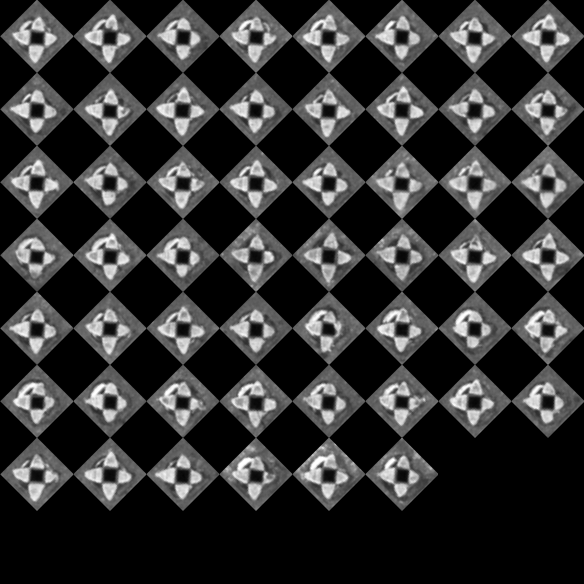
#> input picture Test/NG_merge.bmp, 584 x 584 px; its folder holds only this picture in this run
$ python -i lemon_tea.py   (imports and definitions only)   (older library calls are emulated)
#> lines starting #> are read from the running program, lines starting #| are printed output that depends on the picture
# 11/20修改：针对新图片修改圆拟合部分（未完成）
# latest version!

import cv2 as cv
import numpy as np
import openpyxl
import os


class Lemon(object):

    def readImage(self, path):
        '''
        Load the image, save its BGR as well as GRAY form as property.
        :param path: Image path
        :return: None
        '''
#> called with path = '../Test/NG_merge.bmp'
        img = cv.imread(path)
#> img is the input picture: shape (584, 584, 3); min 0, max 255, mean 50.3
        self.img = self.rotate_bound(img, 90)  # 向右旋转90度
        gray = cv.cvtColor(self.img, cv.COLOR_BGR2GRAY)
        self.gray = cv.GaussianBlur(gray, (3, 3), 0)

        self.fitting_param = {'file': path.split('\\')[-1]}

    # [98 lines left out: functions circle_fitting, line_fitting, not called in this run]

    def rotate_bound(self, image, angle):
        # grab the dimensions of the image and then determine the
        # center
#> called with angle = 90
        (h, w) = image.shape[:2]
#> h = 584; w = 584
        (cX, cY) = (w // 2, h // 2)
#> cX = 292; cY = 292

        # grab the rotation matrix (applying the negative of the
        # angle to rotate clockwise), then grab the sine and cosine
        # (i.e., the rotation components of the matrix)
        M = cv.getRotationMatrix2D((cX, cY), -angle, 1.0)
        cos = np.abs(M[0, 0])
#> cos = 6.12e-17
        sin = np.abs(M[0, 1])
#> sin = 1

        # compute the new bounding dimensions of the image
        nW = int((h * sin) + (w * cos))
#> nW = 584
        nH = int((h * cos) + (w * sin))
#> nH = 584

        # adjust the rotation matrix to take into account translation
        M[0, 2] += (nW / 2) - cX
        M[1, 2] += (nH / 2) - cY

        # perform the actual rotation and return the image
        return cv.warpAffine(image, M, (nW, nH))
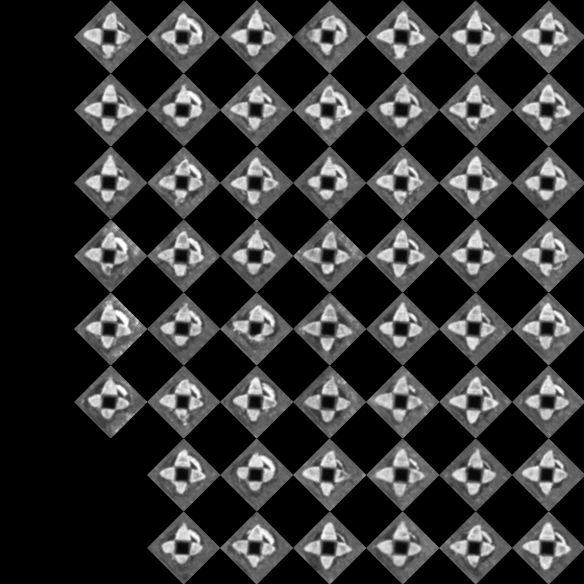
#> returned value: shape (584, 584, 3); min 0, max 255, mean 50.3

    # [27 lines left out: functions checkIntersection, holesDistance, not called in this run]

    def pedalCheck(self, pts):
        pass


# [77 lines not run here, left out]

>>> result = Lemon().readImage('../Test/NG_merge.bmp')
